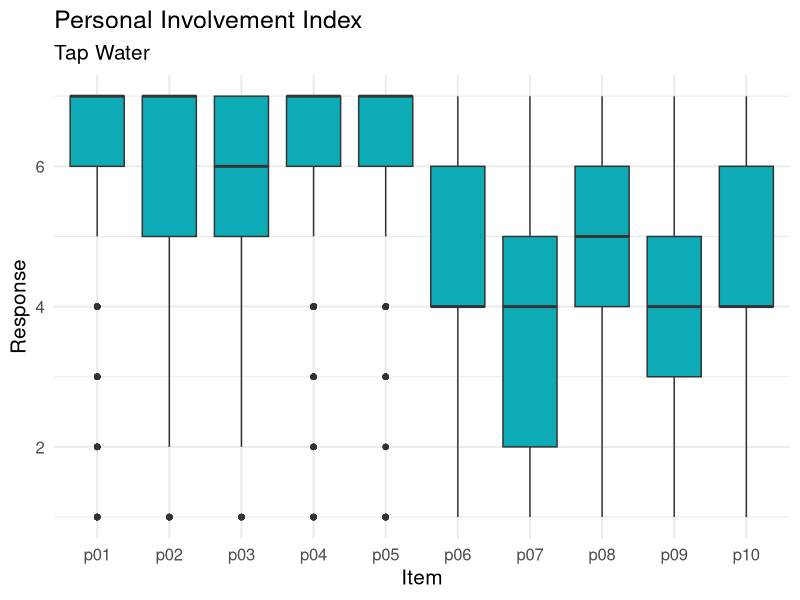

Generate this figure with R: (Note: this script raises an error after producing the figure.)
## ---- chunk 1
knitr::opts_chunk$set(echo = FALSE, dpi = 300)
library(tidyverse)
library(knitr)
library(corrplot)

# Load raw data
rawdata  <- read_csv("casestudy2/customer_survey.csv")
cities <- tibble(city = 1:3,
                 city_name = c("Merton", "Snake's Canyon", "Wakefield"))

customers <- rawdata[-1, ] %>%
    type_convert() %>%
    filter(is.na(term)) %>%
    left_join(cities) %>% 
    select(c(-2:-20, -34)) %>%
    rename(survey_id = V1)

# Extract PII
pii <- select(customers, survey_id, starts_with("p")) %>%
    mutate(p01 = 8 - p01,
           p02 = 8 - p02,
           p07 = 8 - p07,
           p08 = 8 - p08,
           p09 = 8 - p09,
           p10 = 8 - p10)

# Transform PII
pii_long <- pivot_longer(pii, -survey_id, names_to = "Item", values_to = "Response") %>%
    filter(!is.na(Response))
## ---- chunk 2
count(rawdata, term, name = "Respondents") %>%
  filter(!is.na(term)) %>%
  rename(Reason = term) %>%
  kable(caption = "Table 1: Terminated respondents")
## ---- chunk 3
ggplot(pii_long, aes(Item, Response)) + 
  geom_boxplot(fill = "#0dabb6") + 
  theme_minimal(base_size = 15) + 
  labs(title = "Personal Involvement Index",
       subtitle = "Tap Water")
## ---- chunk 4
corrplot(c_matrix, type = "lower")
## ---- chunk 5
## Cluster involvement data
pii_trans <- t(pii_wide[, -1])

pii_clusters <- pii_trans %>%
    scale() %>%
    dist() %>%
    hclust()

plot(pii_clusters,
     main = "Tap Water Consumer Involvement survey clusters",
     sub = "Personal Involvement Index",
     labels = names(pii_wide[, -1]))
rect.hclust(pii_clusters, k = 2, border = 2:3)
## ---- chunk 6
involvement <- pii %>%
  group_by(survey_id) %>%
  summarise(Cognitive = p01 + p02 + p03 + p04 + p05,
            Affective = p06 + p07 + p08 + p09 + p10,
            Involvement = Cognitive + Affective) %>%
  pivot_longer(Cognitive:Involvement, 
               names_to = "Dimension",
               values_to = "Score")

ggplot(involvement, aes(Score, fill = Dimension)) + 
    geom_histogram(bins = 30) + 
    facet_wrap(~Dimension, scales = "free_x") + 
    labs(title = "Personal Involvement Index",
         subtitle = "Tap Water Customers in Gormsey") + 
    theme_bw(base_size = 10)
